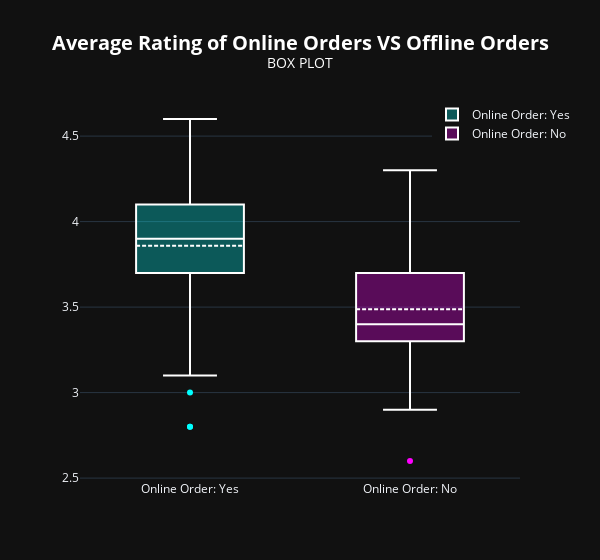

This figure's notebook cell:
### Code cell
trace1 = go.Box(
    y = df[df['online_order'] == "Yes"]['rate'],
    name = 'Online Order: Yes',
    boxmean = True,
    marker_color = 'cyan',
    line = dict(width = 2, color = 'white'),
    fillcolor = 'rgba(0,255,255,0.3)',
    hovertemplate = '%{y}<extra></extra>',
    showlegend = True
)
trace2 = go.Box(
    y = df[df['online_order'] == "No"]['rate'],
    name = 'Online Order: No',
    boxmean = True,
    marker_color = 'magenta',
    line = dict(width = 2, color = 'white'),
    fillcolor = 'rgba(255,0,255,0.3)',
    hovertemplate = '%{y}<extra></extra>',
    showlegend = True
)
layout = go.Layout(
    title = dict(text = '<b>Average Rating of Online Orders VS Offline Orders</b><br><sup>BOX PLOT</sup>',
                 font = dict(size = 20, color = 'white'), x = 0.5),
    template = 'plotly_dark',
    hovermode = 'x unified',
    legend = dict(x = 0.8, y = 1), 
    width = 600
)
fig = go.Figure([trace1, trace2], layout)
fig.show()

### Figure 1 — Plotly figure (JSON) as saved in the notebook; plotly's stock layout.template omitted (floating-point values rounded to 4 significant figures)
{"data": [{"boxmean": true, "fillcolor": "rgba(0,255,255,0.3)", "hovertemplate": "%{y}<extra></extra>", "line": {"color": "white", "width": 2}, "marker": {"color": "cyan"}, "name": "Online Order: Yes", "showlegend": true, "type": "box", "y": [4.1, 4.1, 3.8, 3.8, 4.6, 4.0, 4.2, 4.1, 4.2, 4.2, 3.8, 3.8, 3.9, 3.8, 3.1, 3.0, 3.7, 3.6, 3.8, 4.0, 2.8, 3.9, 3.9, 4.2, 3.9, 2.8, 4.2, 4.4, 4.0, 3.8, 3.9, 3.9, 4.6, 3.6, 4.0, 3.7, 3.1, 4.1, 4.0, 3.9, 3.8, 4.2, 3.7, 3.6, 3.8, 4.1, 3.6, 3.2, 3.6, 4.1, 3.6, 3.8, 4.2, 4.4, 3.8, 4.1, 4.0, 3.9]}, {"boxmean": true, "fillcolor": "rgba(255,0,255,0.3)", "hovertemplate": "%{y}<extra></extra>", "line": {"color": "white", "width": 2}, "marker": {"color": "magenta"}, "name": "Online Order: No", "showlegend": true, "type": "box", "y": [3.7, 3.8, 3.6, 4.0, 3.9, 3.6, 3.7, 3.2, 3.3, 3.3, 3.8, 3.9, 3.8, 3.7, 4.3, 4.0, 3.6, 4.2, 4.0, 3.7, 4.1, 3.8, 4.1, 4.1, 2.9, 3.6, 3.6, 3.7, 3.8, 3.5, 3.8, 3.8, 4.0, 3.5, 3.5, 3.7, 3.7, 3.7, 3.7, 3.2, 2.6, 3.3, 3.8, 3.7, 3.7, 3.5, 3.7, 3.5, 3.8, 3.2, 3.5, 3.4, 3.4, 3.2, 3.2, 3.2, 3.1, 3.4, 3.4, 3.4, 3.4, 3.4, 3.4, 3.4, 3.1, 3.3, 3.1, 3.3, 2.9, 2.9, 2.9, 3.3, 3.3, 3.4, 3.4, 3.4, 3.1, 4.1, 3.3, 3.1, 3.3, 2.9, 2.9, 2.9, 3.3, 3.3, 3.3, 3.3, 3.3, 3.0]}], "layout": {"hovermode": "x unified", "legend": {"x": 0.8, "y": 1}, "title": {"font": {"color": "white", "size": 20}, "text": "<b>Average Rating of Online Orders VS Offline Orders</b><br><sup>BOX PLOT</sup>", "x": 0.5}, "width": 600}}
